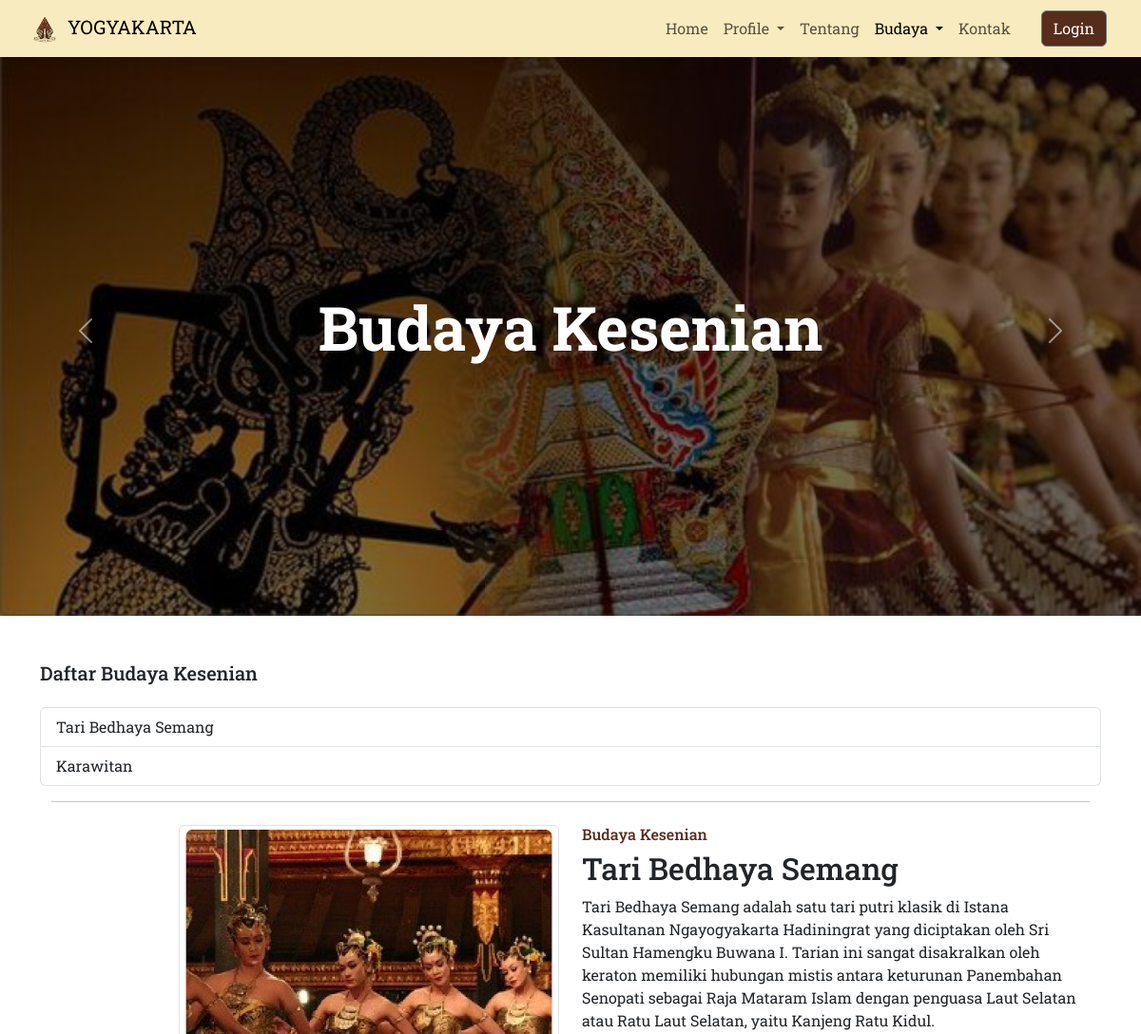
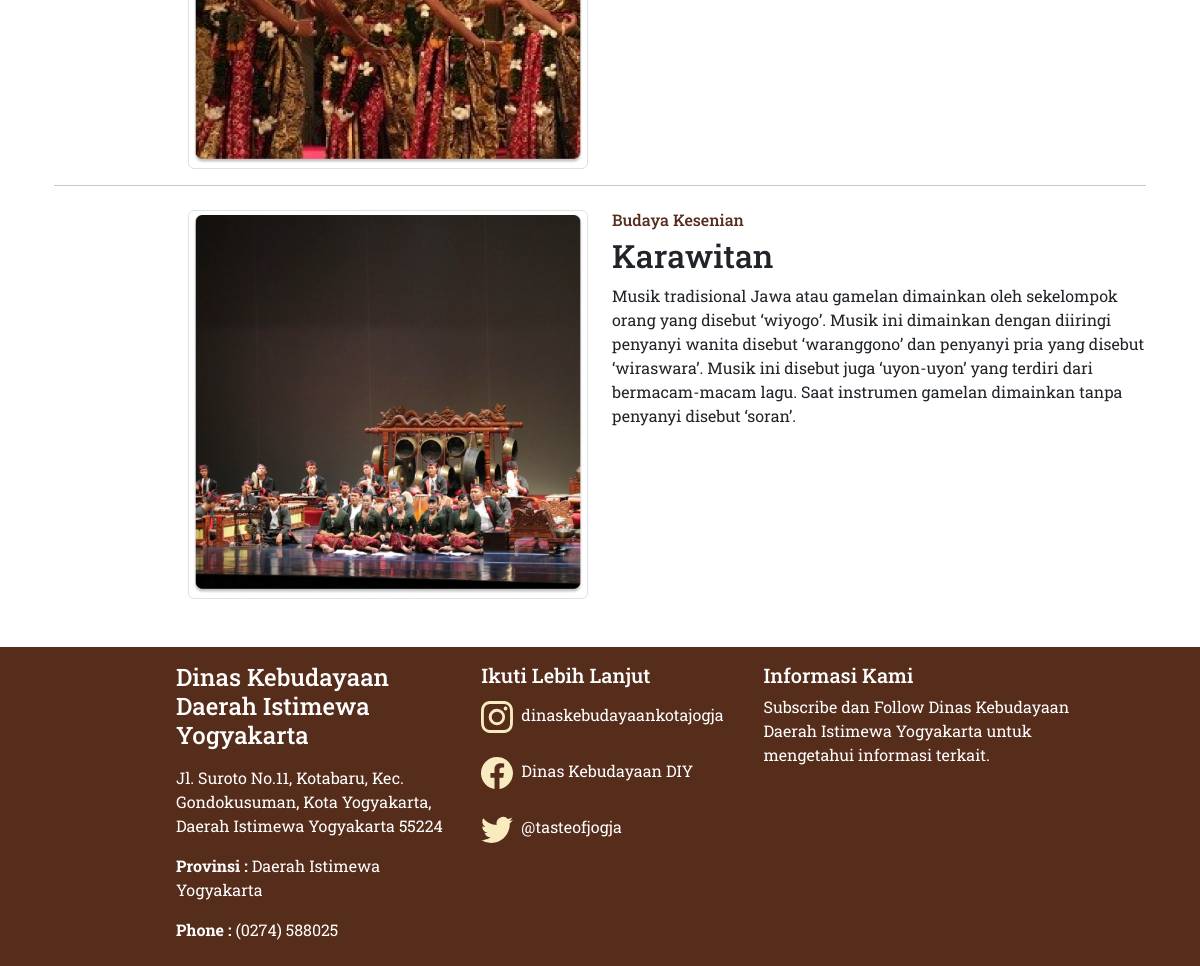
Page /budayaKesenian.php on the committed database (2 pictures, top to bottom).
### tables this page shows
CREATE TABLE `kesenian` (
  `id` int(11) NOT NULL,
  `title` varchar(50) NOT NULL,
  `description` varchar(5000) NOT NULL,
  `images` varchar(50) NOT NULL
);

### budayaKesenian.php (the view, shortened to what this page needs)
<?php
include('includes/navbarBudaya.php');
include('admin/database/dbconfig.php');
?>
<main>
    <header style="height:auto; min-height: auto;">
        <div id="carouselExampleAutoplaying" class="carousel slide mt-5" data-bs-ride="carousel">
            <div class="carousel-inner position-relative">
                <div class="carousel-item active">
                    <img src="img/kesenian-1.jpeg" class="d-block w-100" alt="...">
                </div>
                <div class="position-absolute position-absolute top-50 start-50 translate-middle z-3">
                    <h1 class="text-center text-white display-3 fw-bold">Budaya Kesenian</h1>
                </div>
                <div class="overlay"></div>
            </div>
            <button class="carousel-control-prev" type="button" data-bs-target="#carouselExampleAutoplaying" data-bs-slide="prev">
                <span class="carousel-control-prev-icon" aria-hidden="true"></span>
            </button>
            <button class="carousel-control-next" type="button" data-bs-target="#carouselExampleAutoplaying" data-bs-slide="next">
                <span class="carousel-control-next-icon" aria-hidden="true"></span>
            </button>
        </div>
    </header>
    <?php
    $query = "SELECT * FROM kesenian";
    $query_run = mysqli_query($connection, $query);
    if (mysqli_num_rows($query_run) > 0) {
    ?>
        <div class="container width-60 mt-5 mb-5">
            <h5>Daftar Budaya Kesenian</h5>
            <div class="list-group width-30 mt-4">
                <?php
                while ($row = mysqli_fetch_assoc($query_run)) {
                ?>
                    <a href="#<?php echo $row['id']; ?>" class="list-group-item list-group-item-action">
                        <?php echo $row['title'] ?>
                    </a>
                <?php
                }
                ?>
            </div>
            <?php
            mysqli_data_seek($query_run, 0);
            while ($row = mysqli_fetch_assoc($query_run)) {
            ?>
                <div id="<?php echo $row['id']; ?>" class="container mt-3">
                <hr>
                    <div class="row mt-3">
                        <div class="col-sm-6 mt-2">
                            <?php echo '<img src="admin/upload/' . $row['images'] . '" width="75%" height="75%" class="img-thumbnail float-end d-none d-sm-block" alt="kesenian">' ?>
                        </div>
                        <div class="col-sm-6 mt-2">
                            <h6 style="color: #562C1B">Budaya Kesenian</h6>
                            <h2><?php echo $row['title'] ?></h2>
                            <p><?php echo $row['description'] ?></p>
                        </div>
                    </div>
                </div>
            <?php
            }
            ?>
        </div>
    <?php
    } else {
        echo "No Record Found";
    }
    ?>
</main>
<?php
include('includes/footer.php');
?>

### css/style.css (style rules this page uses)
header { position: relative; background-color: black; width: 100%; overflow: hidden; padding: 0; }
header .overlay { position: absolute; top: 0; left: 0; height: 100%; width: 100%; background-color: black; opacity: 0.5; z-index: 1; }
a { text-decoration: none; color: white; }

### includes/navbarBudaya.php (style rules this page uses)
body { font-family: 'Roboto Slab', serif; }

### rows in the picture
kesenian: title "Tari Bedhaya Semang", images (picture), description "Tari Bedhaya Semang adalah satu tari putri klasik di Istana Kasultanan Ngayogyakarta Hadiningrat yang diciptakan oleh Sri Sultan Hamengku Buwana I. Tarian ini sangat disakralkan oleh keraton memiliki hubungan mistis antara keturunan Panembahan Senopati sebagai Raja Mataram Islam dengan penguasa Laut Selatan atau Ratu Laut Selatan, yaitu Kanjeng Ratu Kidul."
kesenian: title "Karawitan", images (picture), description "Musik tradisional Jawa atau gamelan dimainkan oleh sekelompok orang yang disebut ‘wiyogo’. Musik ini dimainkan dengan diiringi penyanyi wanita disebut ‘waranggono’ dan penyanyi pria yang disebut ‘wiraswara’. Musik ini disebut juga ‘uyon-uyon’ yang terdiri dari bermacam-macam lagu. Saat instrumen gamelan dimainkan tanpa penyanyi disebut ‘soran’."
